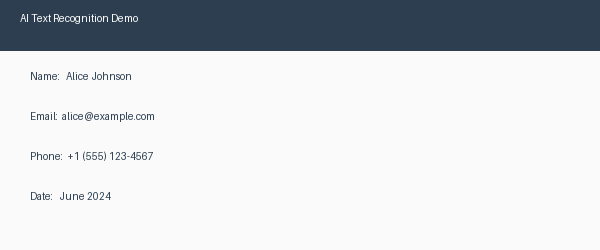
#> input picture business_card.png, 600 x 250 px, found by its file name
$ python recognition.py
#> lines starting #> are read from the running program, lines starting #| are printed output that depends on the picture; after the words box and inside, x2 and y2 are one past the last pixel; in counts of white or black regions, pixels touching at a corner belong together
"""
=============================================================
  AI Recognition Project — Image OCR + Digit Classification
  Uses: pytesseract, OpenCV, scikit-learn, Pillow
=============================================================
"""

import os
import time
import textwrap
import numpy as np
import cv2
from PIL import Image, ImageEnhance, ImageFilter
import pytesseract
from sklearn.datasets import load_digits
from sklearn.svm import SVC
from sklearn.model_selection import train_test_split
from sklearn.metrics import accuracy_score, classification_report
from sklearn.preprocessing import StandardScaler


# ─────────────────────────────────────────────
#  ANSI color helpers for terminal output
# ─────────────────────────────────────────────
class C:
    RESET  = "\033[0m"
    BOLD   = "\033[1m"
    CYAN   = "\033[96m"
    GREEN  = "\033[92m"
    YELLOW = "\033[93m"
    MAGENTA= "\033[95m"
    RED    = "\033[91m"
    BLUE   = "\033[94m"
    WHITE  = "\033[97m"
    DIM    = "\033[2m"

def banner(text, color=C.CYAN):
    width = 62
    line  = "─" * width
    print(f"\n{color}{C.BOLD}┌{line}┐")
    print(f"│  {text:<{width-1}}│")
    print(f"└{line}┘{C.RESET}")

def section(title, color=C.BLUE):
    print(f"\n{color}{C.BOLD}  ◆ {title}{C.RESET}")
    print(f"{C.DIM}  {'─'*55}{C.RESET}")

def result_box(label, value, color=C.GREEN):
    print(f"  {color}▸ {C.BOLD}{label:<20}{C.RESET} {value}")


# ═══════════════════════════════════════════════════════════
#  MODULE 1 — TEXT RECOGNITION (OCR)
# ═══════════════════════════════════════════════════════════

def preprocess_for_ocr(image_path: str) -> Image.Image:
    """Apply preprocessing pipeline to improve OCR accuracy."""
#> called with image_path = 'samples/business_card.png'
    img = Image.open(image_path).convert("RGB")
#> img is the input picture: PIL image 600x250 RGB; mean R, G, B 207.1, 210.9, 214.6

    # Resize if small
    w, h = img.size
#> w = 600; h = 250
    if w < 300:
        img = img.resize((w * 2, h * 2), Image.LANCZOS)

    # Enhance contrast and sharpness
    img = ImageEnhance.Contrast(img).enhance(1.5)
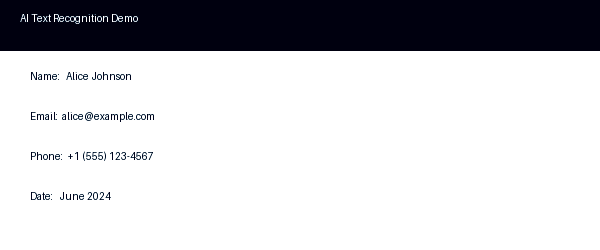
#> img: PIL image 600x250 RGB; mean R, G, B 201.8, 201.9, 205.1
    img = ImageEnhance.Sharpness(img).enhance(2.0)

    return img


def extract_text(image_path: str) -> dict:
    """Run OCR and return structured results."""
    img = preprocess_for_ocr(image_path)

    # pytesseract configs
    configs = {
        "Standard":   "--psm 3",        # Fully automatic page segmentation
        "Single Block":"--psm 6",       # Assume single uniform block of text
    }

    best_text = ""
    best_conf = 0.0

    for mode_name, cfg in configs.items():
        raw = pytesseract.image_to_string(img, config=cfg).strip()
        # Confidence via data
        data = pytesseract.image_to_data(img, config=cfg,
                                         output_type=pytesseract.Output.DICT)
        confs = [c for c in data["conf"] if isinstance(c, (int, float)) and c > 0]
        avg_conf = sum(confs) / len(confs) if confs else 0

        if avg_conf > best_conf:
            best_conf = avg_conf
            best_text = raw
#> after the loop, best_conf = 0; best_text = ''
#> (the call stopped at in extract_text, `raw = pytesseract.image_to_string(img, config=cfg).strip()`: pytesseract is not available in this run)

    words = [w for w in best_text.split() if w.strip()]
    lines = [l for l in best_text.splitlines() if l.strip()]

    return {
        "text":       best_text,
        "words":      words,
        "lines":      lines,
        "word_count": len(words),
        "confidence": round(best_conf, 1),
    }


def run_ocr_demo(samples_dir: str):
    banner("MODULE 1 — TEXT RECOGNITION (OCR)", C.CYAN)
    print(f"{C.DIM}  Engine: Tesseract 5 via pytesseract + Pillow preprocessing{C.RESET}")

    images = {
        "Business Card": "business_card.png",
        "Handwritten Note": "note.png",
        "Code Snippet":  "code_snippet.png",
    }

    for label, fname in images.items():
        path = os.path.join(samples_dir, fname)
        if not os.path.exists(path):
            print(f"  {C.RED}✗ Missing sample: {fname}{C.RESET}")
            continue

        section(label)
        t0 = time.time()
        res = extract_text(path)
        elapsed = time.time() - t0

        result_box("Confidence",  f"{res['confidence']}%",  C.GREEN)
        result_box("Words found", str(res["word_count"]),    C.GREEN)
        result_box("Lines found", str(len(res["lines"])),    C.GREEN)
        result_box("Time taken",  f"{elapsed:.3f}s",         C.DIM)

        print(f"\n  {C.YELLOW}{C.BOLD}Extracted Text:{C.RESET}")
        for line in res["lines"]:
            clean = line.strip()
            if clean:
                print(f"    {C.WHITE}{clean}{C.RESET}")


# ═══════════════════════════════════════════════════════════
#  MODULE 2 — HANDWRITTEN DIGIT CLASSIFICATION
# ═══════════════════════════════════════════════════════════

def train_digit_classifier():
    """Train an SVM on sklearn's 8×8 digit dataset."""
    digits = load_digits()
    X, y   = digits.data, digits.target

    # Normalize
    scaler = StandardScaler()
    X_scaled = scaler.fit_transform(X)

    X_train, X_test, y_train, y_test = train_test_split(
        X_scaled, y, test_size=0.2, random_state=42, stratify=y
    )

    clf = SVC(kernel="rbf", C=10, gamma=0.001, probability=True)
    clf.fit(X_train, y_train)

    y_pred   = clf.predict(X_test)
    accuracy = accuracy_score(y_test, y_pred)
    report   = classification_report(y_test, y_pred,
                                     target_names=[str(i) for i in range(10)])

    return clf, scaler, digits, X_test, y_test, y_pred, accuracy, report


def render_digit(pixel_array_8x8: np.ndarray) -> str:
    """Render a digit as ASCII art in the terminal."""
    chars = " ░▒▓█"
    lines = []
    for row in pixel_array_8x8.reshape(8, 8):
        line = ""
        for val in row:
            idx = int(val / 16 * (len(chars) - 1))
            line += chars[idx] * 2
        lines.append("    " + line)
    return "\n".join(lines)


def run_digit_demo():
    banner("MODULE 2 — HANDWRITTEN DIGIT RECOGNITION (SVM)", C.MAGENTA)
    print(f"{C.DIM}  Model: RBF-SVM trained on sklearn Digits dataset (1797 samples, 8×8 px){C.RESET}")

    section("Training SVM classifier…", C.MAGENTA)
    t0 = time.time()
    clf, scaler, digits, X_test, y_test, y_pred, accuracy, report = train_digit_classifier()
    elapsed = time.time() - t0

    result_box("Training time",  f"{elapsed:.2f}s",       C.GREEN)
    result_box("Test accuracy",  f"{accuracy*100:.2f}%",  C.GREEN)
    result_box("Test samples",   str(len(y_test)),        C.GREEN)
    result_box("Classes",        "0 – 9 (10 digits)",     C.GREEN)

    # Show 10 individual predictions (one per digit class)
    section("Sample Predictions", C.MAGENTA)
    shown = set()
    raw_X  = digits.data   # original unscaled for display
    raw_Xs = scaler.transform(raw_X)

    for i in range(len(digits.target)):
        true_label = digits.target[i]
        if true_label in shown:
            continue

        proba   = clf.predict_proba(raw_Xs[i:i+1])[0]
        pred    = clf.predict(raw_Xs[i:i+1])[0]
        conf    = proba[pred] * 100
        correct = "✓" if pred == true_label else "✗"
        color   = C.GREEN if pred == true_label else C.RED

        print(f"\n  {C.BOLD}Digit sample — True label: {true_label}{C.RESET}")
        print(render_digit(digits.images[i]))
        print(f"\n  {color}{correct}  Predicted: {pred}   Confidence: {conf:.1f}%{C.RESET}")

        # Top 3 probabilities
        top3 = np.argsort(proba)[::-1][:3]
        print(f"  {C.DIM}Top-3: " +
              " | ".join(f"{t}→{proba[t]*100:.1f}%" for t in top3) +
              C.RESET)

        shown.add(true_label)
        if len(shown) == 10:
            break

    # Per-class summary
    section("Classification Report (per digit class)", C.MAGENTA)
    for line in report.strip().splitlines():
        if line.strip():
            print(f"  {C.DIM}{line}{C.RESET}")


# ═══════════════════════════════════════════════════════════
#  MODULE 3 — REAL-TIME IMAGE FEATURE DETECTION (OpenCV)
# ═══════════════════════════════════════════════════════════

def run_feature_demo(samples_dir: str):
#> called with samples_dir = 'samples'
    banner("MODULE 3 — IMAGE FEATURE ANALYSIS (OpenCV)", C.YELLOW)
    print(f"{C.DIM}  Analyzes edges, contours, and color histograms without a neural network{C.RESET}")

    images = {
        "Business Card": "business_card.png",
        "Handwritten Note": "note.png",
    }

    for label, fname in images.items():
        path = os.path.join(samples_dir, fname)
        if not os.path.exists(path):
            continue

        section(label, C.YELLOW)
        img     = cv2.imread(path)
#> img: shape (250, 600, 3)
        gray    = cv2.cvtColor(img, cv2.COLOR_BGR2GRAY)
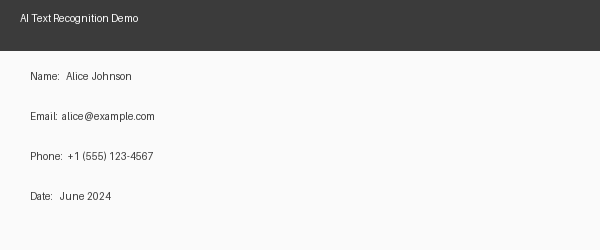
#> gray: shape (250, 600); min 59, max 254, mean 210.2
        h, w    = gray.shape
#> h = 250; w = 600

        # Edge detection
        edges   = cv2.Canny(gray, 50, 150)
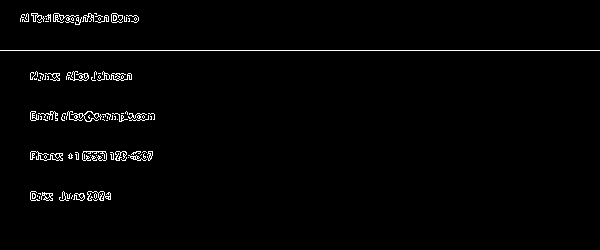
#> edges: shape (250, 600); 1.7% white in thin lines or dots, all inside (x1, y1, x2, y2) = (0, 13, 600, 201)
        n_edges = int(np.sum(edges > 0))
#> n_edges = 2551
        edge_pct= round(n_edges / (h * w) * 100, 2)
#> edge_pct = 1.7

        # Contours
        contours, _ = cv2.findContours(edges, cv2.RETR_EXTERNAL,
                                       cv2.CHAIN_APPROX_SIMPLE)
#> contours = 94 contours, 78 with area under 20; largest, box (x1, y1, x2, y2) and area: (97, 71, 132, 81) 79, (30, 151, 63, 161) 74, (87, 191, 111, 201) 63, (41, 192, 53, 201) 52, (73, 193, 85, 201) 52

        # Brightness
        mean_bright = round(float(np.mean(gray)), 1)
#> mean_bright = 210.2

        # Dominant color channel
        means = cv2.mean(img)[:3]  # B, G, R
#> means = (214.6, 210.9, 207.1)
        ch_names = ["Blue", "Green", "Red"]
        dominant = ch_names[int(np.argmax(means))]
#> dominant = 'Blue'

        result_box("Dimensions",     f"{w} × {h} px",       C.YELLOW)
        result_box("Edge pixels",    f"{n_edges} ({edge_pct}%)", C.YELLOW)
        result_box("Contours",       str(len(contours)),    C.YELLOW)
        result_box("Mean brightness",f"{mean_bright}/255",  C.YELLOW)
        result_box("Dominant channel", dominant,            C.YELLOW)

        # Simple scene classification based on features
        if edge_pct > 5:
            scene = "Text-heavy / high contrast"
        elif edge_pct > 2:
            scene = "Mixed content"
        else:
            scene = "Low contrast / minimal content"

        result_box("Scene type",     scene,                 C.GREEN)
#> pass 2 of the loop in run_feature_demo, `for label, fname in images.items():`:
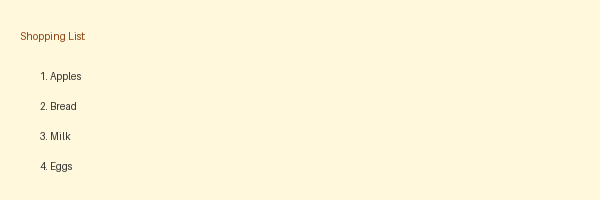
#> input picture note.png, 600 x 200 px, found by its file name
#> in run_feature_demo, img is the input picture: shape (200, 600, 3); mean B, G, R 219.3, 247.2, 254.3
#> in run_feature_demo, `gray    = cv2.cvtColor(img, cv2.COLOR_BGR2GRAY)`:
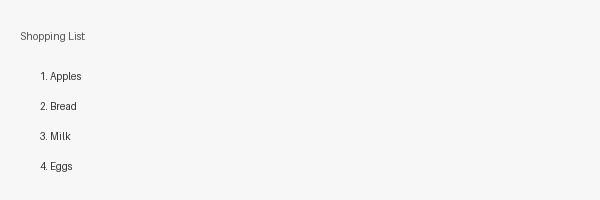
#> gray: shape (200, 600); min 52, max 247, mean 246.3
#> in run_feature_demo, `edges   = cv2.Canny(gray, 50, 150)`:
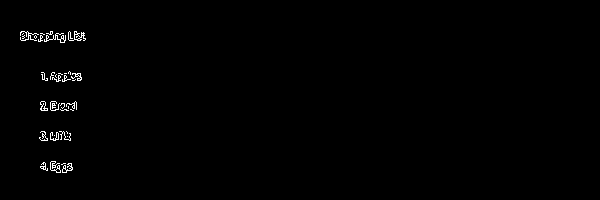
#> edges: shape (200, 600); 0.67% white in thin lines or dots, all inside (x1, y1, x2, y2) = (20, 31, 86, 173)
#> n_edges = 799
#> edge_pct = 0.67
#> contours = 37 contours, 31 with area under 20; largest, box (x1, y1, x2, y2) and area: (68, 31, 86, 41) 46, (40, 101, 48, 111) 41, (62, 163, 73, 173) 34, (44, 33, 66, 43) 31, (50, 161, 61, 173) 30, (71, 73, 82, 81) 26
#> mean_bright = 246.3
#> means = (219.3, 247.2, 254.3)
#> dominant = 'Red'


# ═══════════════════════════════════════════════════════════
#  ENTRY POINT
# ═══════════════════════════════════════════════════════════

def main():
    SAMPLES = os.path.join(os.path.dirname(__file__), "samples")

    print(f"\n{C.BOLD}{C.CYAN}")
    print("  ██████╗ ███████╗ ██████╗ ██████╗  ██████╗ ")
    print("  ██╔══██╗██╔════╝██╔════╝██╔═══██╗██╔════╝ ")
    print("  ██████╔╝█████╗  ██║     ██║   ██║██║  ███╗")
    print("  ██╔══██╗██╔══╝  ██║     ██║   ██║██║   ██║")
    print("  ██║  ██║███████╗╚██████╗╚██████╔╝╚██████╔╝")
    print("  ╚═╝  ╚═╝╚══════╝ ╚═════╝ ╚═════╝  ╚═════╝ ")
    print(f"\n     AI Image & Text Recognition Project{C.RESET}")
    print(f"  {C.DIM}  Python · OpenCV · pytesseract · scikit-learn{C.RESET}")

    run_ocr_demo(SAMPLES)
    run_digit_demo()
    run_feature_demo(SAMPLES)

    banner("ALL MODULES COMPLETE", C.GREEN)
    print(f"""
  {C.BOLD}Summary of techniques used:{C.RESET}
  {C.DIM}┌─────────────────────────────────────────────────────┐
  │  Module 1 │ OCR via Tesseract + Pillow preprocessing  │
  │  Module 2 │ SVM classifier on sklearn Digits dataset  │
  │  Module 3 │ Edge/contour/color analysis via OpenCV    │
  └─────────────────────────────────────────────────────┘{C.RESET}
""")


if __name__ == "__main__":
    main()
